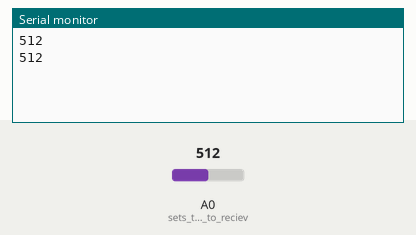
Simulated run of this sketch. Board: Arduino Uno, built with avr-gcc and run on an emulated ATmega328P. Parts: the last lines printed to the serial monitor. The test bench sets the inputs (shaded band); at power-on: A0 (sets_the_pin_A0_to_reciev) = 512.

Above: at 5.8 s.
5.9 s: A0 (sets_the_pin_A0_to_reciev) set to 716
At 10.5 s:
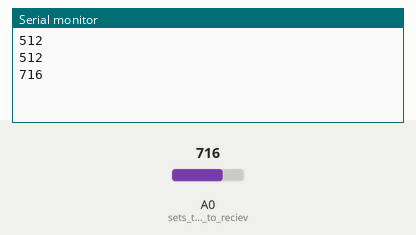
11.9 s: A0 (sets_the_pin_A0_to_reciev) set to 900
At 15.5 s:
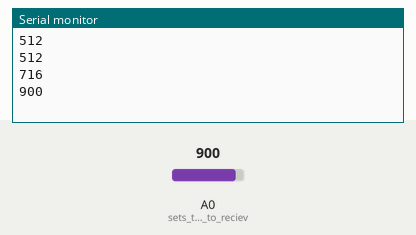
Timing chart, 0 to 17.0 s (numbered marks = the images above; inputs shaded):
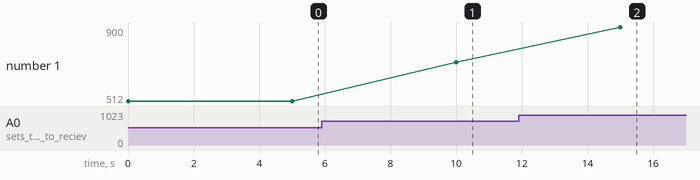

The sketch:

sketch_jan22b.ino
```cpp
void setup() {
  // put your setup code here, to run once:
  pinMode(A0, INPUT); //sets the pin A0 to recieve data
  Serial.begin(9600); //initialises the serial interface at a baud rate of 9600bps
}

void loop() {
  // put your main code here, to run repeatedly:
  Serial.println(analogRead(A0)); //prints the voltage of A0
  delay(5000); //waits 5seconds
}
```

Measured:
- after the input at 5.9 s, the serial monitor: prints a new line after 4.1 s (image 1)
- after the input at 11.9 s, the serial monitor: prints a new line after 3.1 s (image 2)
- plotted number 1: 512 → 716 after the input at 5.9 s, 716 → 900 after the input at 11.9 s
